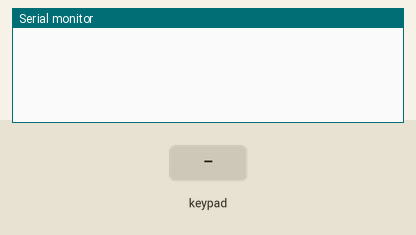
Simulated run of this sketch. Board: Arduino Uno, built with avr-gcc and run on an emulated ATmega328P. Parts: the last lines printed to the serial monitor. The inputs (shaded band) are chosen by the test bench.

Above: at 1.2 s.
1.3 s: key '1' pressed
At 2.5 s:
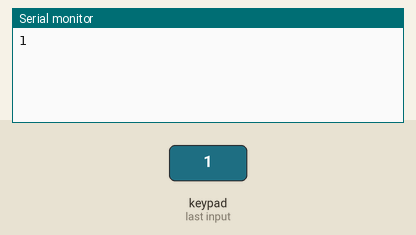
2.8 s: keypad keys 1 1 1 0 9 8 # pressed 0.4 s apart
At 5.8 s:
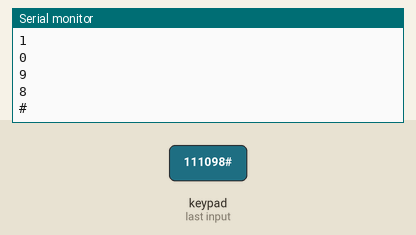
7.1 s: key '*' pressed
At 8.3 s:
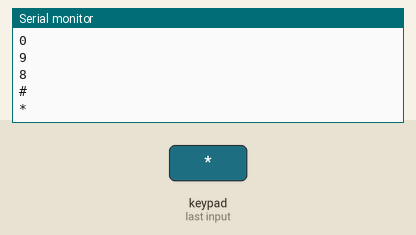
8.6 s: keypad keys 5 4 3 pressed 0.4 s apart
At 10.1 s:
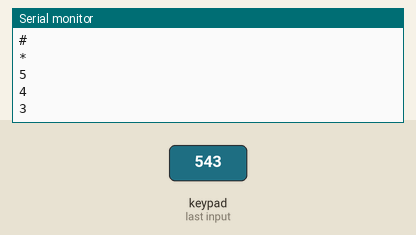
Timing chart, 0 to 11.6 s (numbered marks = the images above; inputs shaded):
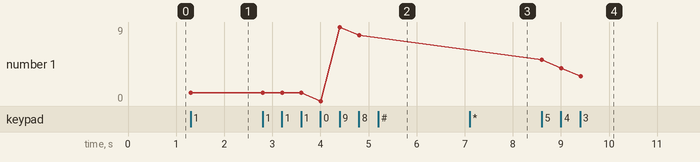

The sketch:

Lab03Zad05.ino
```cpp
#include <Keypad.h>

const byte ROWS = 4;
const byte COLS = 4;

char keys[ROWS][COLS] = {
  {'1','2','3'},
  {'4','5','6'},
  {'7','8','9'},
  {'*','0','#'}
};

byte rowPins[ROWS] = {11, 10, 9, 8};

byte colPins[ROWS] = {5, 4, 3};


Keypad kpd = Keypad(makeKeymap(keys), rowPins, colPins, ROWS, COLS);

void setup()
{
  	//pinMode(ledpin, OUTPUT);
  	//digitalWrite(ledpin,HIGH);
  	Serial.begin(9600);
}

void loop()
{
   char key = kpd.getKey();
  if(key)
  {
    switch(key)
      default:
    	Serial.println(key);
  }

}
```

Measured:
- after the input at 1.3 s, the serial monitor: prints a new line at once (image 1)
- after the input at 2.8 s, the serial monitor: prints a new line after 1.2 s (image 2)
- after the input at 7.1 s, the serial monitor: prints a new line at once (image 3)
- after the input at 8.6 s, the serial monitor: prints a new line at once (image 4)
- plotted number 1: 1 → 8 after the input at 2.8 s, 8 → 3 after the input at 8.6 s
